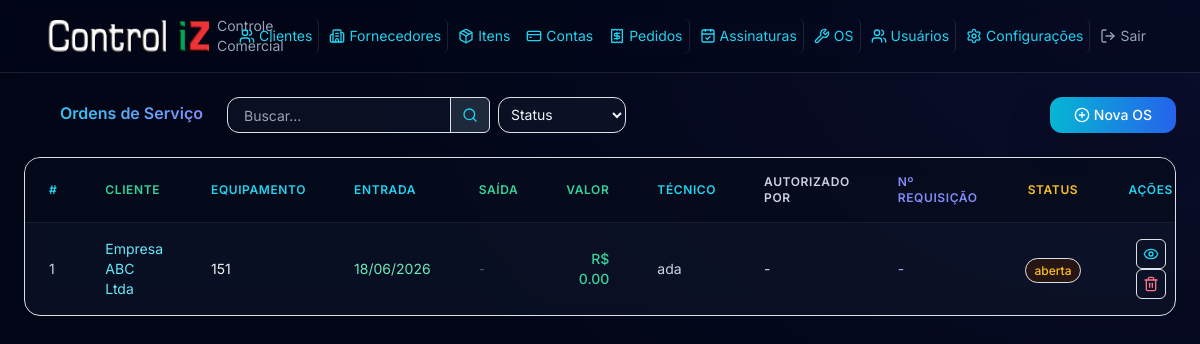
/ordens-servico/, run on the app's committed database.
### models.py (models this page shows)
class OrdemServico(Base):
    __tablename__ = "ordens_servico"
    id = Column(Integer, primary_key=True, index=True)
    cliente_id = Column(Integer, ForeignKey("clientes.id"), nullable=False)
    bling_id = Column(BigInteger, nullable=True, unique=True)
    bling_updated_at = Column(DateTime, nullable=True)
    bling_pending_sync = Column(Boolean, default=False)
    equipamento = Column(String(200), nullable=False)
    marca = Column(String(100), nullable=True)
    modelo = Column(String(100), nullable=True)
    numero_serie = Column(String(100), nullable=True)
    defeito_relatado = Column(Text, nullable=True)
    servicos_executados = Column(Text, nullable=True)
    pecas_utilizadas = Column(Text, nullable=True)
    valor_servico = Column(Float, default=0)
    valor_pecas = Column(Float, default=0)
    valor_total = Column(Float, default=0)
    data_entrada = Column(Date, nullable=False, default=date.today)
    data_saida = Column(Date, nullable=True)
    status = Column(Enum(StatusOS), default=StatusOS.ABERTA)
    tecnico = Column(String(200), nullable=True)
    autorizado_por = Column(String(200), nullable=True)
    numero_requisicao = Column(String(100), nullable=True)
    observacao = Column(Text, nullable=True)
    created_at = Column(DateTime, default=datetime.now)
    updated_at = Column(DateTime, default=datetime.now, onupdate=datetime.now)
    cliente = relationship("Cliente", back_populates="ordens_servico")

class Cliente(Base):
    __tablename__ = "clientes"
    id = Column(Integer, primary_key=True, index=True)
    codigo = Column(String(50), nullable=True)
    bling_id = Column(BigInteger, nullable=True, unique=True)
    bling_updated_at = Column(DateTime, nullable=True)
    bling_pending_sync = Column(Boolean, default=False)
    nome = Column(String(200), nullable=False)
    cpf_cnpj = Column(String(20), nullable=True)
    tipo_pessoa = Column(String(10), nullable=True)
    email = Column(String(200), nullable=True)
    telefone = Column(String(20), nullable=True)
    celular = Column(String(20), nullable=True)
    endereco = Column(String(300), nullable=True)
    bairro = Column(String(100), nullable=True)
    cidade = Column(String(100), nullable=True)
    estado = Column(String(2), nullable=True)
    cep = Column(String(10), nullable=True)
    contato = Column(String(200), nullable=True)
    fantasia = Column(String(200), nullable=True)
    inscricao_estadual = Column(String(20), nullable=True)
    inscricao_municipal = Column(String(20), nullable=True)
    situacao = Column(String(1), default="A")
    observacao = Column(Text, nullable=True)
    created_at = Column(DateTime, default=datetime.now)
    updated_at = Column(DateTime, default=datetime.now, onupdate=datetime.now)
    contas_receber = relationship("ContaReceber", back_populates="cliente")
    assinaturas = relationship("Assinatura", back_populates="cliente")
    ordens_servico = relationship("OrdemServico", back_populates="cliente")

### routers/ordens_servico.py (the view)
@router.get("/")
def listar_ordens(
    request: Request, db: Session = Depends(get_db),
    status_filtro: str = Query(""), busca: str = Query("")
):
    query = db.query(OrdemServico).join(Cliente)
    if status_filtro:
        query = query.filter(OrdemServico.status == status_filtro)
    if busca:
        query = query.filter(
            OrdemServico.equipamento.ilike(f"%{busca}%") |
            Cliente.nome.ilike(f"%{busca}%") |
            OrdemServico.defeito_relatado.ilike(f"%{busca}%")
        )
    ordens = query.order_by(OrdemServico.data_entrada.desc()).all()
    clientes = db.query(Cliente).order_by(Cliente.nome).all()
    return request.app.state.templates.TemplateResponse(
        "ordens_servico/listar.html",
        {"request": request, "ordens": ordens, "clientes": clientes,
         "status_filtro": status_filtro, "busca": busca, "StatusOS": StatusOS}
    )

### templates/ordens_servico/listar.html (shortened to what this page needs)
{% extends "base.html" %}
{% block content %}
<div class="flex items-center justify-between w-full mb-6 gap-4">
    <h4 class="text-transparent bg-clip-text bg-gradient-to-r from-cyan-400 to-indigo-400 font-semibold"><i data-lucide="wrench" class="w-6 h-6 inline me-2"></i> Ordens de Serviço</h4>
    <div class="flex items-center gap-2">
        <form class="flex items-center flex-wrap gap-2">
            <div class="flex items-center">
                <input type="text" class="w-40 md:w-56 h-9 text-sm px-3 py-2 bg-slate-900/60 border border-slate-800/80 rounded-l-xl text-slate-100 focus:border-cyan-500/50" name="busca" placeholder="Buscar..." value="{{ busca }}">
                <button class="flex items-center justify-center h-9 w-10 bg-slate-800 border border-white/10 rounded-r-md -ml-px text-cyan-400 transition" type="submit"><i data-lucide="search" class="w-4 h-4"></i></button>
            </div>
            <select class="w-32 h-9 text-sm px-2 py-1 bg-slate-900/60 border border-slate-800/80 rounded-xl text-slate-100 focus:border-cyan-500/50" name="status_filtro" onchange="this.form.submit()">
                <option value="">Status</option>
            </select>
        </form>
    </div>
    <a href="/ordens-servico/nova" class="flex items-center h-9 px-4 text-sm bg-gradient-to-r from-cyan-500 to-blue-600 hover:from-cyan-600 hover:to-blue-700 text-white rounded-xl font-medium transition-all shadow-lg shadow-cyan-500/10 flex-shrink-0 ml-auto"><i data-lucide="plus-circle" class="w-4 h-4 me-1"></i> Nova OS</a>
</div>
<div class="overflow-x-auto w-full">
    <div class="bg-slate-900/60 backdrop-blur-md border border-slate-800/80 rounded-2xl shadow-xl overflow-hidden">
        <table class="w-full divide-y divide-slate-800/60">
        <thead class="bg-slate-950/50">
            <tr>
                <th class="px-4 py-3 text-left text-xs font-semibold text-cyan-400 uppercase tracking-wider">#</th>
                <th class="px-4 py-3 text-left text-xs font-semibold text-emerald-400 uppercase tracking-wider">Cliente</th>
                <th class="px-4 py-3 text-left text-xs font-semibold text-cyan-400 uppercase tracking-wider">Equipamento</th>
                <th class="px-4 py-3 text-left text-xs font-semibold text-cyan-400 uppercase tracking-wider">Entrada</th>
                <th class="px-4 py-3 text-left text-xs font-semibold text-emerald-400 uppercase tracking-wider">Saída</th>
                <th class="px-4 py-3 text-right text-xs font-semibold text-emerald-400 uppercase tracking-wider">Valor</th>
                <th class="px-4 py-3 text-left text-xs font-semibold text-cyan-400 uppercase tracking-wider">Técnico</th>
                <th class="px-4 py-3 text-left text-xs font-semibold text-slate-300 uppercase tracking-wider">Autorizado por</th>
                <th class="px-4 py-3 text-left text-xs font-semibold text-indigo-400 uppercase tracking-wider">Nº Requisição</th>
                <th class="px-4 py-3 text-center text-xs font-semibold text-amber-400 uppercase tracking-wider">Status</th>
                <th class="px-4 py-3 text-center text-xs font-semibold text-cyan-400 uppercase tracking-wider">Ações</th>
            </tr>
        </thead>
        <tbody class="divide-y divide-slate-800/60">
            {% for o in ordens %}
            <tr class="hover:bg-slate-800/40 transition">
                <td class="px-4 py-3 text-sm text-slate-300">{{ o.id }}</td>
                <td class="px-4 py-3 text-sm text-cyan-300"><a href="/clientes/{{ o.cliente.id }}">{{ o.cliente.nome }}</a></td>
                <td class="px-4 py-3 text-sm text-slate-100">{{ o.equipamento }}</td>
                <td class="px-4 py-3 text-sm text-emerald-300">{{ o.data_entrada.strftime('%d/%m/%Y') if o.data_entrada else '-' }}</td>
                <td class="px-4 py-3 text-sm{% if o.data_saida %} text-cyan-300{% else %} text-slate-600{% endif %}">{{ o.data_saida.strftime('%d/%m/%Y') if o.data_saida else '-' }}</td>
                <td class="px-4 py-3 text-right text-sm text-emerald-400 font-medium">R$ {{ "%.2f"|format(o.valor_total) }}</td>
                <td class="px-4 py-3 text-sm text-slate-300">{{ o.tecnico or '-' }}</td>
                <td class="px-4 py-3 text-sm text-slate-300">{{ o.autorizado_por or '-' }}</td>
                <td class="px-4 py-3 text-sm text-indigo-300">{{ o.numero_requisicao or '-' }}</td>
                <td class="px-4 py-3 text-center">
                    {% set cor = 'amber' if o.status.value == 'aberta' else 'cyan' if o.status.value == 'em_andamento' else 'emerald' if o.status.value == 'finalizada' else 'slate' %}
                    <span class="px-2 py-1 text-xs font-medium bg-{{ cor }}-950/50 text-{{ cor }}-400 border border-{{ cor }}-800/50 rounded-full">{{ o.status.value }}</span>
                </td>
                <td class="px-4 py-3 text-center">
                    <a href="/ordens-servico/{{ o.id }}" class="inline-flex p-1.5 text-cyan-400 border border-slate-700 rounded hover:bg-cyan-950/30 transition" title="Detalhes"><i data-lucide="eye" class="w-4 h-4"></i></a>
                    <button type="button" class="inline-flex p-1.5 text-rose-400 border border-slate-700 rounded hover:bg-rose-950/30 transition" onclick="confirmarExclusao('/ordens-servico/{{ o.id }}/excluir')" title="Excluir"><i data-lucide="trash-2" class="w-4 h-4"></i></button>
                </td>
            </tr>
            {% else %}
            <tr><td colspan="11" class="px-4 py-12 text-center text-slate-500">Nenhuma ordem de serviço cadastrada</td></tr>
            {% endfor %}
        </tbody>
    </table>
    </div>
</div>
{% endblock %}

### static/css/styles.css (style rules this page uses)
:root { --bg-primary: #0b1120; --bg-secondary: #111827; --glass-bg: rgba(17, 24, 39, 0.7); --glass-border: rgba(255, 255, 255, 0.08); --accent-primary: #0066cc; --accent-secondary: #00b359; --accent-tertiary: #e62e2e; --accent-gradient: linear-gradient(135deg, #0066cc 0%, #00b359 100%); --text-primary: #ffffff; --text-secondary: #94a3b8; --text-muted: #64748b; --success: #00b359; --warning: #f59e0b; --danger: #e62e2e; }
* { font-family: 'Inter', sans-serif; }
body { background-color: var(--bg-primary); color: var(--text-primary); min-height: 100vh; }

### data on the page
OrdemServico: id "1", cliente.nome "Empresa ABC Ltda", equipamento "151", data_entrada "18/06/2026", data_saida "-", valor_total "0.00", tecnico "ada", autorizado_por "-", numero_requisicao "-", status.value "aberta"
